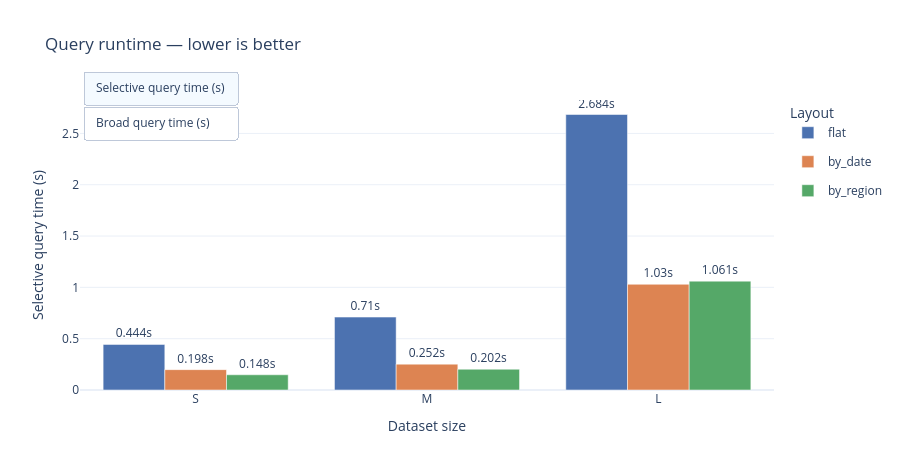

Write notebook code for a chart like this one.
### Markdown cell above
## 4. Query Runtime

Use the **buttons** to switch between selective and broad query.
- **Selective**: filter `region=Zurich`, date `2026-01-10` to `2026-01-12` — partition pruning applies.
- **Broad**: full scan, no filter — all files must be opened.

by_region is **3.1x faster than flat** on selective. Flat is **7x faster than by_date** on broad.

### Code cell
query_metrics = [
    ("selective_time_s", "Selective query time (s)"),
    ("broad_time_s",     "Broad query time (s)"),
]

fig = go.Figure()

for m_idx, (col, label) in enumerate(query_metrics):
    for layout in LAYOUT_ORDER:
        subset = df[df["layout"] == layout].set_index("size").reindex(SIZES)
        fig.add_trace(go.Bar(
            name=layout,
            x=SIZES,
            y=subset[col],
            marker_color=COLORS[layout],
            text=subset[col].round(3).astype(str) + "s",
            textposition="outside",
            visible=(m_idx == 0),
            legendgroup=layout,
            showlegend=(m_idx == 0),
            hovertemplate=layout + " %{x}: %{y:.4f}s<extra></extra>",
        ))

n = len(LAYOUT_ORDER)
buttons = []
for m_idx, (col, label) in enumerate(query_metrics):
    visible = [False] * (len(query_metrics) * n)
    for i in range(n):
        visible[m_idx * n + i] = True
    buttons.append(dict(
        label=label,
        method="update",
        args=[{"visible": visible}, {"yaxis.title.text": label}],
    ))

fig.update_layout(
    barmode="group",
    title_text="Query runtime — lower is better",
    xaxis_title="Dataset size",
    yaxis_title="Selective query time (s)",
    height=470,
    legend_title="Layout",
    template="plotly_white",
    updatemenus=[dict(
        type="buttons",
        x=0.005, y=1.10,
        xanchor="left",
        showactive=True,
        buttons=buttons,
    )],
)
fig.show()

### Figure 1 — Plotly figure (JSON) as saved in the notebook; plotly's stock layout.template omitted (floating-point values rounded to 4 significant figures)
{"data": [{"hovertemplate": "flat %{x}: %{y:.4f}s<extra></extra>", "legendgroup": "flat", "marker": {"color": "#4C72B0"}, "name": "flat", "showlegend": true, "text": ["0.444s", "0.71s", "2.684s"], "textposition": "outside", "type": "bar", "visible": true, "x": ["S", "M", "L"], "y": [0.4441, 0.7105, 2.684]}, {"hovertemplate": "by_date %{x}: %{y:.4f}s<extra></extra>", "legendgroup": "by_date", "marker": {"color": "#DD8452"}, "name": "by_date", "showlegend": true, "text": ["0.198s", "0.252s", "1.03s"], "textposition": "outside", "type": "bar", "visible": true, "x": ["S", "M", "L"], "y": [0.1984, 0.2521, 1.03]}, {"hovertemplate": "by_region %{x}: %{y:.4f}s<extra></extra>", "legendgroup": "by_region", "marker": {"color": "#55A868"}, "name": "by_region", "showlegend": true, "text": ["0.148s", "0.202s", "1.061s"], "textposition": "outside", "type": "bar", "visible": true, "x": ["S", "M", "L"], "y": [0.1483, 0.2024, 1.061]}, {"hovertemplate": "flat %{x}: %{y:.4f}s<extra></extra>", "legendgroup": "flat", "marker": {"color": "#4C72B0"}, "name": "flat", "showlegend": false, "text": ["0.262s", "0.436s", "1.762s"], "textposition": "outside", "type": "bar", "visible": false, "x": ["S", "M", "L"], "y": [0.2618, 0.4359, 1.762]}, {"hovertemplate": "by_date %{x}: %{y:.4f}s<extra></extra>", "legendgroup": "by_date", "marker": {"color": "#DD8452"}, "name": "by_date", "showlegend": false, "text": ["1.548s", "1.913s", "8.201s"], "textposition": "outside", "type": "bar", "visible": false, "x": ["S", "M", "L"], "y": [1.548, 1.913, 8.201]}, {"hovertemplate": "by_region %{x}: %{y:.4f}s<extra></extra>", "legendgroup": "by_region", "marker": {"color": "#55A868"}, "name": "by_region", "showlegend": false, "text": ["0.158s", "0.719s", "2.644s"], "textposition": "outside", "type": "bar", "visible": false, "x": ["S", "M", "L"], "y": [0.1583, 0.7193, 2.644]}], "layout": {"barmode": "group", "height": 470, "legend": {"title": {"text": "Layout"}}, "title": {"text": "Query runtime — lower is better"}, "updatemenus": [{"buttons": [{"args": [{"visible": [true, true, true, false, false, false]}, {"yaxis.title.text": "Selective query time (s)"}], "label": "Selective query time (s)", "method": "update"}, {"args": [{"visible": [false, false, false, true, true, true]}, {"yaxis.title.text": "Broad query time (s)"}], "label": "Broad query time (s)", "method": "update"}], "showactive": true, "type": "buttons", "x": 0.005, "xanchor": "left", "y": 1.1}], "xaxis": {"title": {"text": "Dataset size"}}, "yaxis": {"title": {"text": "Selective query time (s)"}}}}
